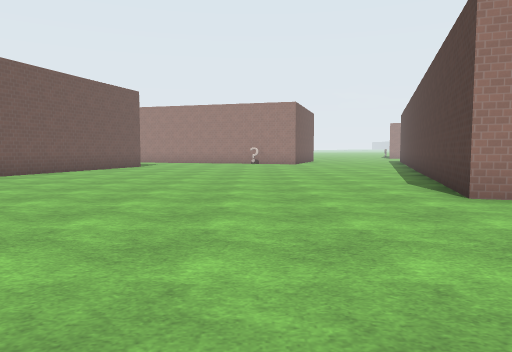
[1] (above)

24 first-person views from a walk through a 3-D level made in the Godot game engine. The camera is 1.3 m above the floor, tilts 4° down and sees 70° across. The floor is counted in squares, 2 m on a side. Each view is taken from the middle of a square. On the plan, view 1 faces up. The plan holds only what a view shows up to about 11 squares ahead; the rest is blank. The place goes on beyond the plan. Surface patterns are stand-ins for the level's own textures.

[2]
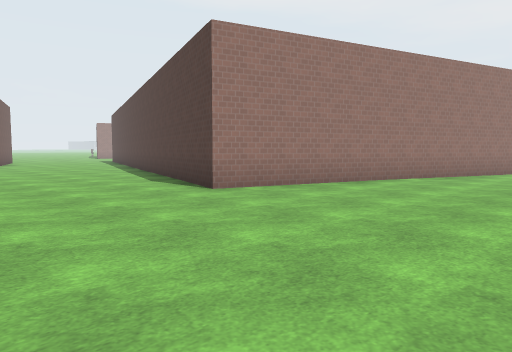

[3]
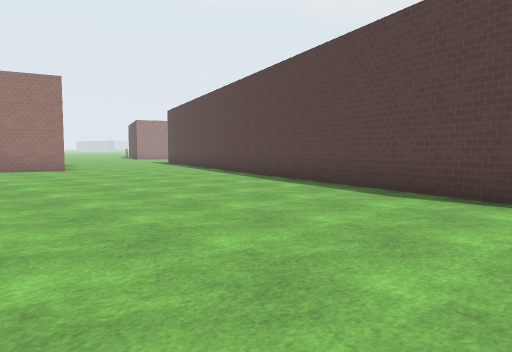

[4]
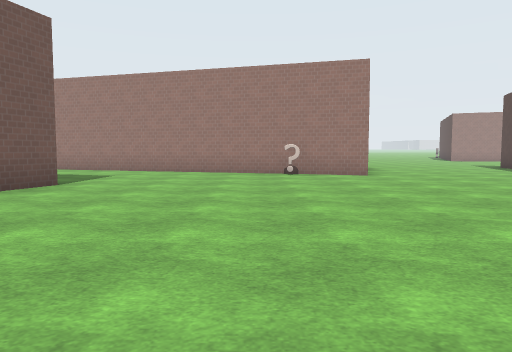

[5]
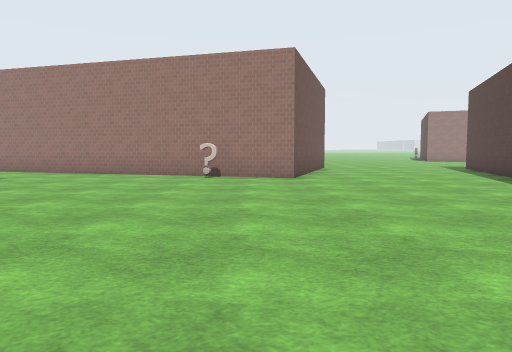

[6]
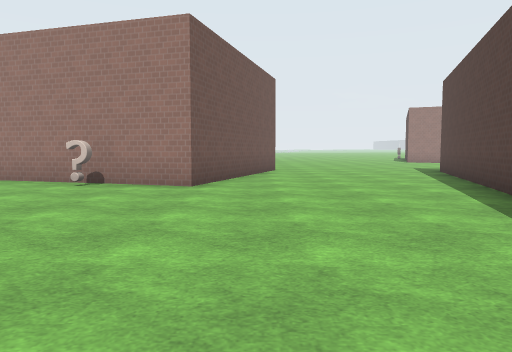

[7]
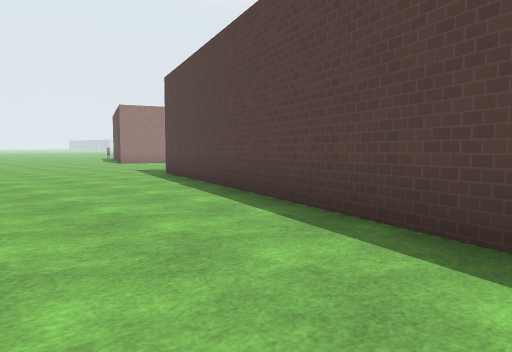

[8]
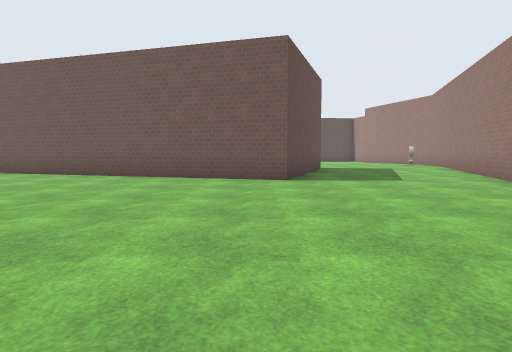

[9]
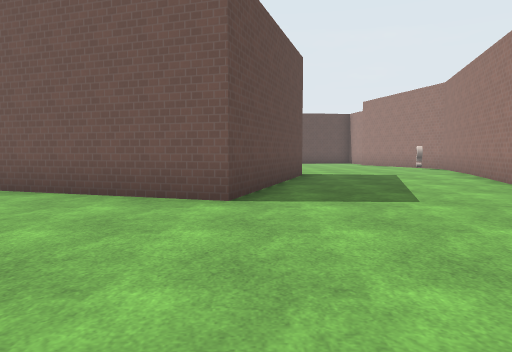

[10]
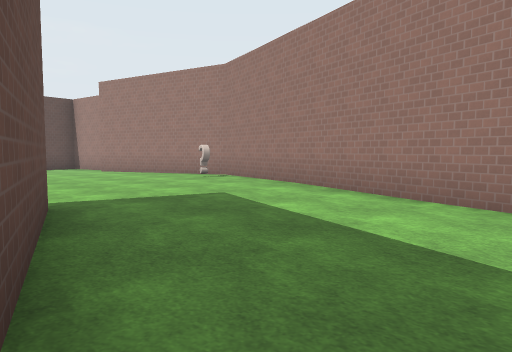

[11]
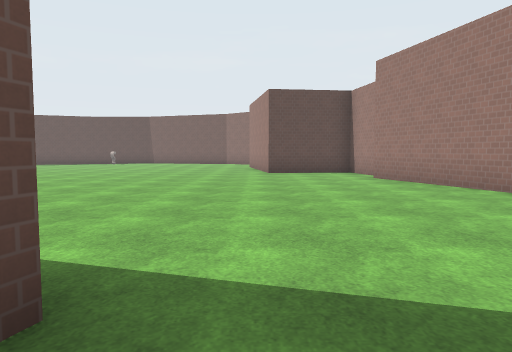

[12]
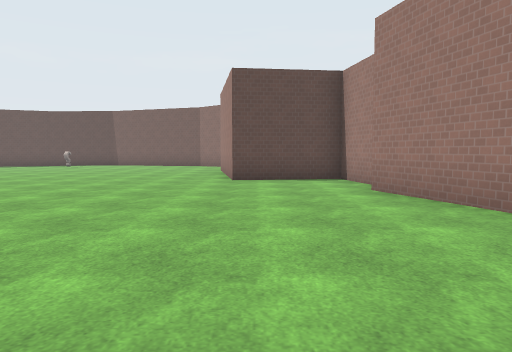

[13]
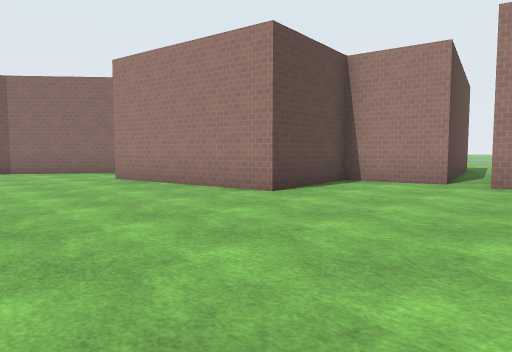

[14]
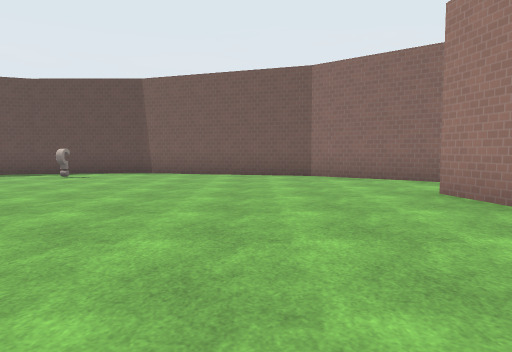

[15]
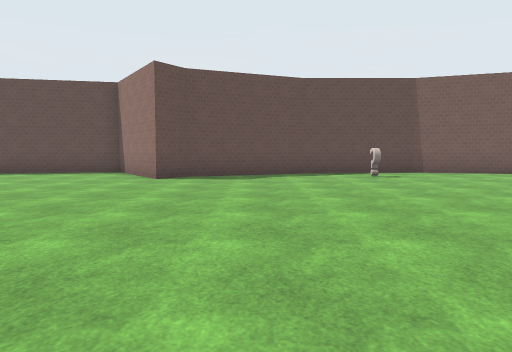

[16]
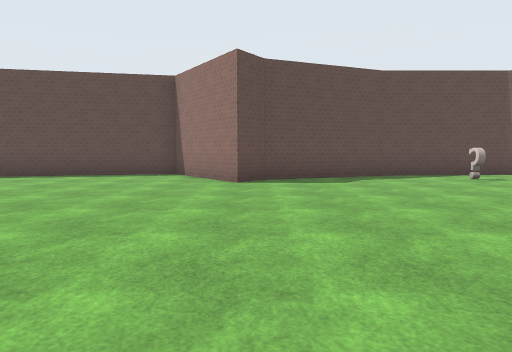

[17]
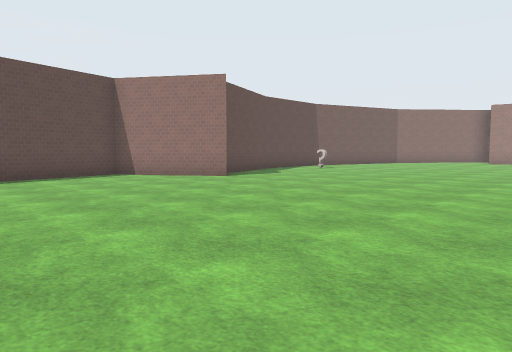

[18]
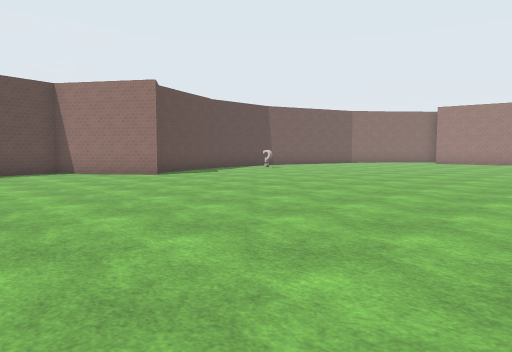

[19]
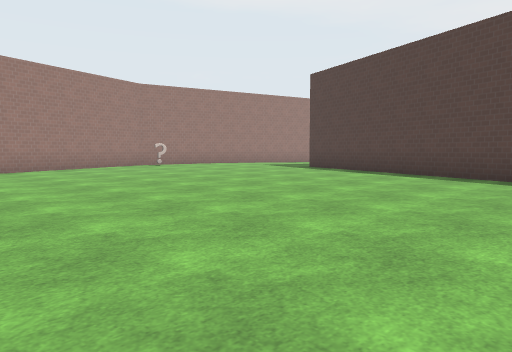

[20]
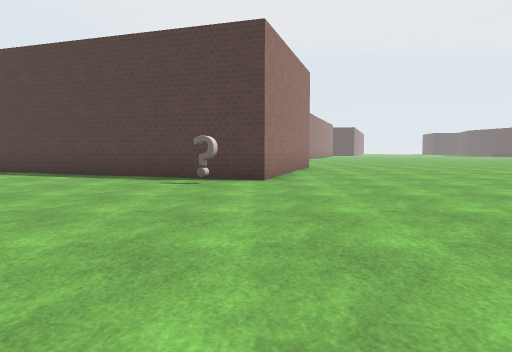

[21]
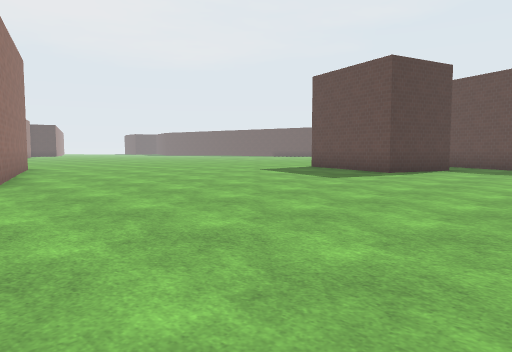

[22]
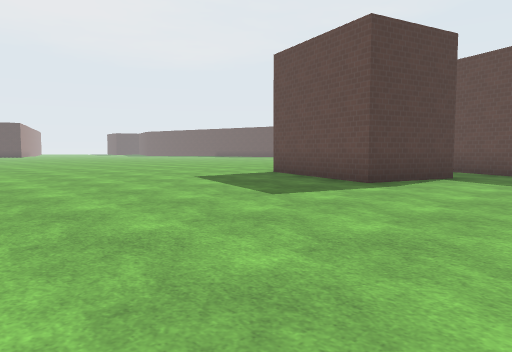

[23]
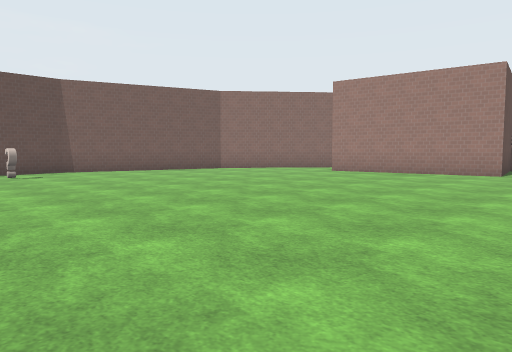

[24]
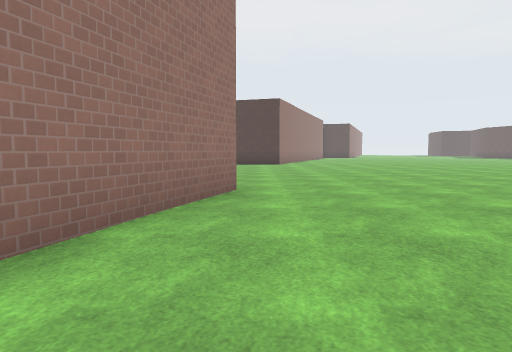

### Floor plan
Key: @ floor where view 1 was taken; # wall or solid block; . main floor; - floor 0.25 m lower than the main floor; B block; O other object.
Columns run from 31 left of view 1 to 12 right of it. Each row starts with its distance up from view 1.
 22             #-   ###              #....-#
 21           ###-####.#####         ##....-#
 20           #---.....O...#####     #.....##
 19           #---.............##### #.....#
 18     ##   ##---.................###.....#
 17    ##--###-----................O......##
 16   ##-----------.......B...............#
 15   #-------------......  BB............#
 14   #-------------.....B    B..........##
 13  ##-------------.....B    B..........#
 12  #--------------.....    B...........#
 11  #---------------...B    B..........##
 10  #---------------...B    B..........#
  9  #-O-------------.O.     ...........#
  8  #---------------..BB   B..........##
  7  #---------------....BBBB..........#
  6  #---------------..................#
  5  ##-------------..................####
  4   ##------------.....................####
  3  ##-------------........................####
  2 ##--------------...........................#
  1 #--------------........................
  0 #--------------.B.......  .....@..
 -1 ##-------------.B BB..
 -2  #------------..B   ..
 -3  #      ----  ...

Positions as (right, up) in squares from view 1, and headings:
1: (0, 0), facing up
2: (-1, 0), facing up-right
3: (-2, 5), facing up-right
4: (-1, 8), facing up
5: (1, 9), facing up
6: (3, 11), facing up
7: (3, 13), facing up-right
8: (3, 14), facing left
9: (0, 15), facing left
10: (-5, 15), facing up-left
11: (-8, 17), facing left
12: (-11, 18), facing left
13: (-16, 13), facing up-left
14: (-19, 14), facing left
15: (-19, 6), facing left
16: (-20, 4), facing left
17: (-20, -3), facing up-left
18: (-18, -2), facing up-left
19: (-19, 9), facing up-right
20: (-19, 8), facing right
21: (-19, 9), facing down-right
22: (-18, 6), facing down-right
23: (-18, 7), facing up-left
24: (-13, 6), facing right
